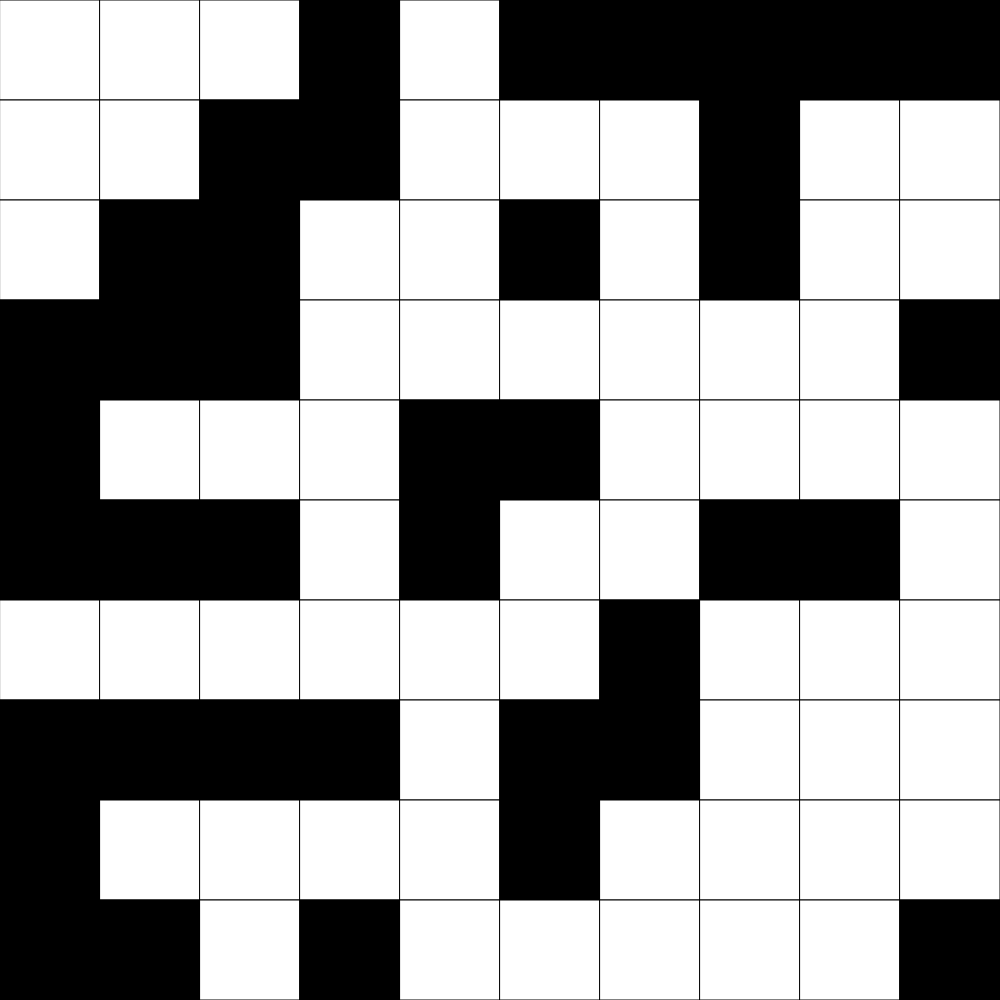
Frame 1 (no input)
Frame 60 (no input): identical to frame 1, image omitted
Frame 120 (the mouse pressed at the canvas centre since frame 60): identical to frame 1, image omitted

The p5.js sketch that drew this single still picture (run headless with seeded random() and noise() and a simulated clock; from frame 60 on, the mouse is pressed at the canvas centre):

// p5.js sketch
// ── sketch.js
// Project Title
// Your Name
// Date
//
// Extra for Experts:
// - describe what you did to take this project "above and beyond"


let gridSize = 10;
let grid;

function setup() {
  if (windowWidth > windowHeight){
    createCanvas(windowHeight, windowHeight);
  }
  else{
    createCanvas(windowWidth,windowWidth);
  }
    
  grid = ranGrid(gridSize);
}

function draw() {
  background(220);

  displayGrid();
}

function displayGrid(){
  let cellSize = width/gridSize;
  for (let y=0; y <grid.length; y++){
    for(let x=0;x<grid[y].length; x++){
      if(grid[y][x] === 0){
        fill("white");
      } 
      else if(grid[x][y] === 1){
        fill("black");
      }
      rect(x*cellSize,y*cellSize,cellSize,cellSize);
    }
  }
}


function mtGrid(howLarge){
  let mtArray = [];
  for (let y=0; y<howLarge; y++){
    mtArray.push([]);
    for (let x=0; x<howLarge; x++){
      mtArray[y].push(0);
    }
  }
  return mtArray;
}

function ranGrid(howLarge){
  let mtArray = [];
  for (let y=0; y<howLarge; y++){
    mtArray.push([]);
    for (let x=0; x<howLarge; x++){
      if(random(0,100)>50){
        mtArray[y].push(0);
      }
      else{
        mtArray[y].push(1);
      }
    }
  }
  return mtArray;
}
